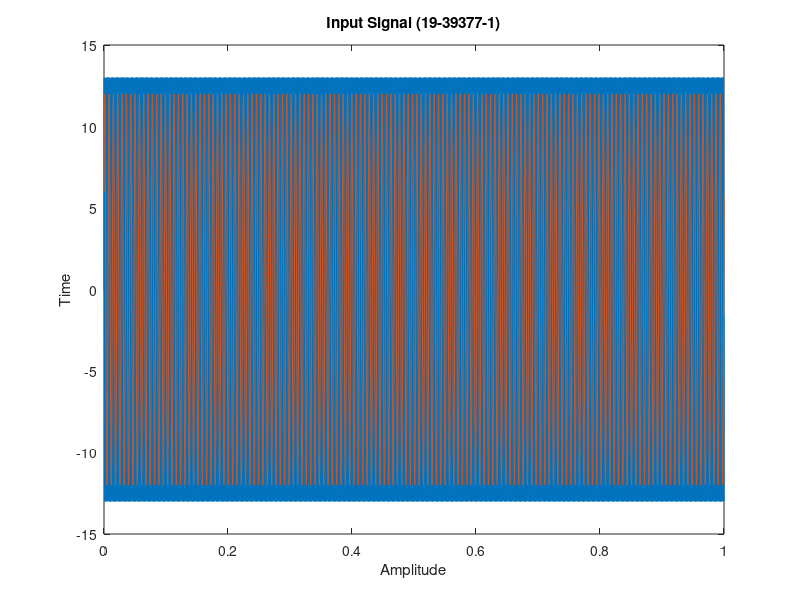
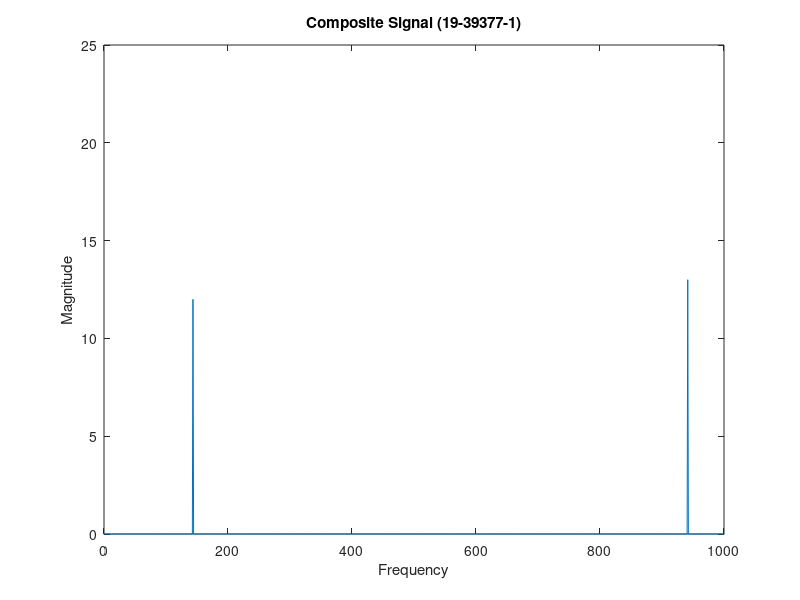
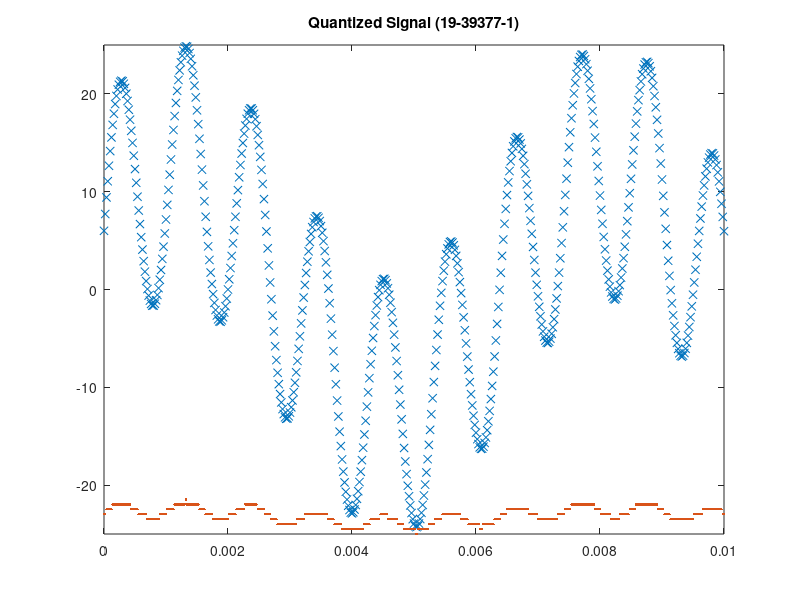

The MATLAB source for these figures, in order:
close all;
clear all;
clc;

fs = 50000;
AMP1=13;
AMP2=12;
FREQ1=941;
FREQ2=143;
t = 0:1/fs:1-1/fs;

x1 = AMP1*sin(2*pi*FREQ1*t);
x2 = AMP2*sin(2*pi*FREQ2*t+deg2rad(30));

plot(t,x1);
hold on
plot(t,x2);
hold off
title('Input Signal (19-39377-1)')
xlabel('Amplitude')
ylabel('Time')

xc = x1+x2;
fxc = fft(xc);
fxc= fftshift(fxc)/(fs/2);
f= fs/2*linspace(-1,1,fs);

figure;
plot(f,abs(fxc));
title('Composite Signal (19-39377-1)')
axis([0 1000 0 25])
xlabel('Frequency');
ylabel('Magnitude');

sig = xc;
partition = linspace(-24.3006, 24.8686, 7);
codebook = linspace(min(xc), max(xc));
[i,xq] = quantiz(sig, partition, codebook);

figure;
plot(t,sig,'x',t,xq,'.');
title('Quantized Signal (19-39377-1)')
axis([0 0.01 -25 25])